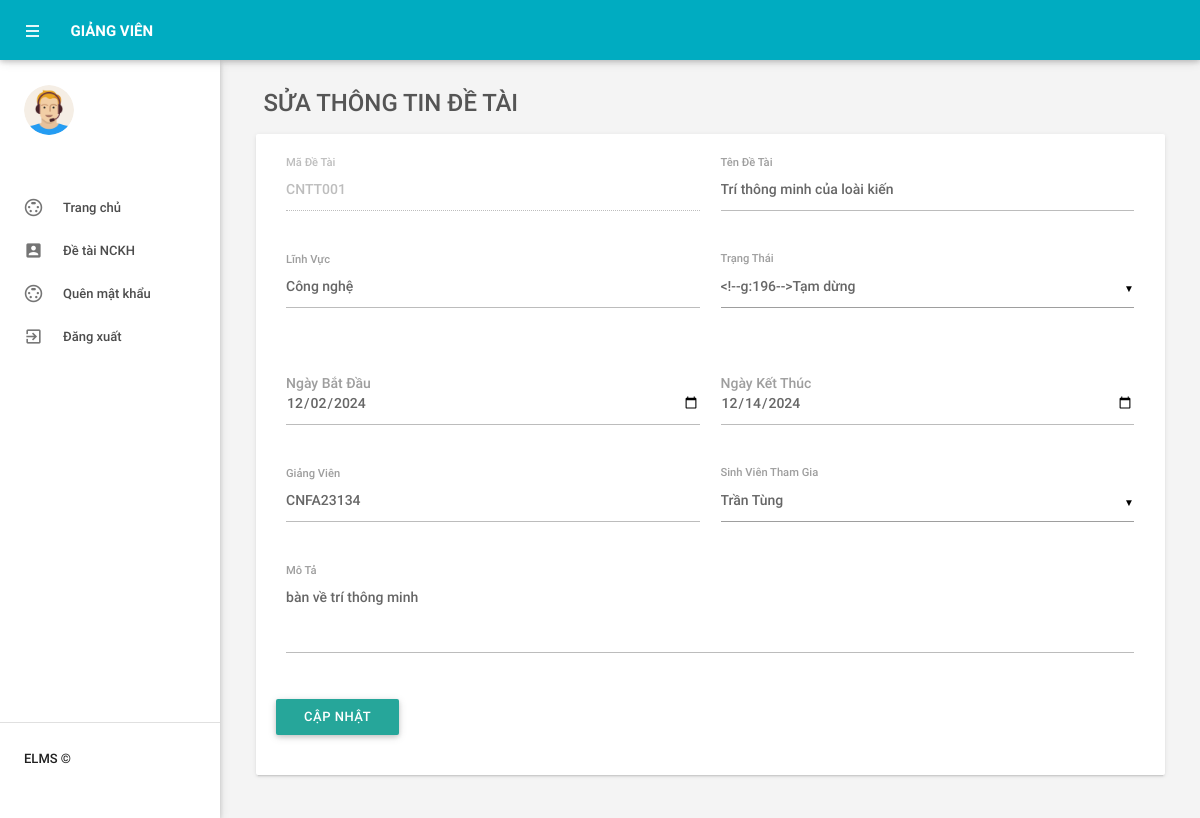
Page /BTL_CNPM/edit_detai.php?madetai=CNTT001 (signed in) on the committed database.
### tables this page shows
CREATE TABLE `tbldetai` (
  `MaDeTai` varchar(20) NOT NULL,
  `TenDeTai` varchar(50) NOT NULL,
  `LinhVuc` varchar(50) NOT NULL,
  `NgayBatDau` date NOT NULL,
  `NgayKetThuc` date NOT NULL,
  `TrangThai` varchar(50) NOT NULL,
  `MoTa` varchar(100) NOT NULL,
  `GiangVien` varchar(20) NOT NULL,
  `SinhVien` varchar(20) NOT NULL
);

### BTL_CNPM/edit_detai.php (the view, shortened to what this page needs)
<?php
include('includes/config.php');
if (isset($_GET['madetai'])) {
    $madetai = $_GET['madetai'];
    $sql = "SELECT * FROM tbldetai WHERE MaDeTai = :madetai";
    $query = $dbh->prepare($sql);
    $query->bindParam(':madetai', $madetai, PDO::PARAM_STR);
    $query->execute();
    $result = $query->fetch(PDO::FETCH_OBJ);
}
?>
<!DOCTYPE html>
<html lang="en">
<head>
    <link type="text/css" rel="stylesheet" href="assets/plugins/materialize/css/materialize.min.css"/>
    <link href="assets/plugins/material-preloader/css/materialPreloader.min.css" rel="stylesheet">
    <link href="assets/plugins/datatables/css/jquery.dataTables.min.css" rel="stylesheet">
    <link href="assets/plugins/google-code-prettify/prettify.css" rel="stylesheet" type="text/css"/>
    <link href="assets/css/alpha.min.css" rel="stylesheet" type="text/css"/>
    <link href="assets/css/custom.css" rel="stylesheet" type="text/css"/>
</head>
<body>
    <?php include('includes/header.php'); ?>
    <?php include('includes/sidebar.php'); ?>
    <main class="mn-inner">
        <div class="row">
            <div class="col s12">
                <div class="page-title" style="font-size:24px;">Sửa thông tin đề tài</div>
            </div>
            <div class="col s12 m12 l12">
                <div class="card">
                    <div class="card-content">
                        <form method="post">
                            <div class="row">
                                <div class="input-field col s6">
                                    <input id="MaDeTai" name="MaDeTai" type="text" value="<?= htmlentities($result->MaDeTai) ?>" disabled>
                                    <label for="MaDeTai">Mã Đề Tài</label>
                                </div>
                                <div class="input-field col s6">
                                    <input id="TenDeTai" name="TenDeTai" type="text" value="<?= htmlentities($result->TenDeTai) ?>" required>
                                    <label for="TenDeTai">Tên Đề Tài</label>
                                </div>
                            </div>
                            <div class="row">
                                <div class="input-field col s6">
                                    <input id="LinhVuc" name="LinhVuc" type="text" value="<?= htmlentities($result->LinhVuc) ?>" required>
                                    <label for="LinhVuc">Lĩnh Vực</label>
                                </div>
                                <div class="input-field col s6">
                                    <label for="TrangThai">Trạng Thái</label>
                                </div>
                            </div>
                            <div class="row">
    <div class="input-field col s6">
        <label for="NgayBatDau">Ngày Bắt Đầu</label>
        <input id="NgayBatDau" name="NgayBatDau" type="date" value="<?= date('Y-m-d', strtotime($result->NgayBatDau)) ?>" required>
    </div>
    <div class="input-field col s6">
        <label for="NgayKetThuc">Ngày Kết Thúc</label>
        <input id="NgayKetThuc" name="NgayKetThuc" type="date" value="<?= date('Y-m-d', strtotime($result->NgayKetThuc)) ?>" required>
    </div>
</div>
                            <div class="row">
                                <div class="input-field col s6">
                                    <input id="GiangVien" name="GiangVien" type="text" value="<?= htmlentities($result->GiangVien) ?>" required>
                                    <label for="GiangVien">Giảng Viên</label>
                                </div>
                                <div class="input-field col s6">
                                    <label for="SinhVien">Sinh Viên Tham Gia</label>
                                </div>
                            </div>
                            <div class="row">
                                <div class="input-field col s12">
                                    <textarea id="MoTa" name="MoTa" class="materialize-textarea" required><?= htmlentities($result->MoTa) ?></textarea>
                                    <label for="MoTa">Mô Tả</label>
                                </div>
                            </div>
                            <div class="row">
                                <button type="submit" name="update" class="btn waves-effect waves-light">Cập nhật</button>
                            </div>
                        </form>
                    </div>
                </div>
            </div>
        </div>
    </main>
</body>
</html>

### BTL_CNPM/edit_detai.php (style rules this page uses)
.input-field input[type="date"] { margin-top: 20px; }

### rows in the picture
tbldetai: MaDeTai "CNTT001", TenDeTai "Trí thông minh của loài kiến", LinhVuc "Công nghệ", NgayBatDau "12/02/2024", NgayKetThuc "12/14/2024", GiangVien "CNFA23134", MoTa "bàn về trí thông minh"
